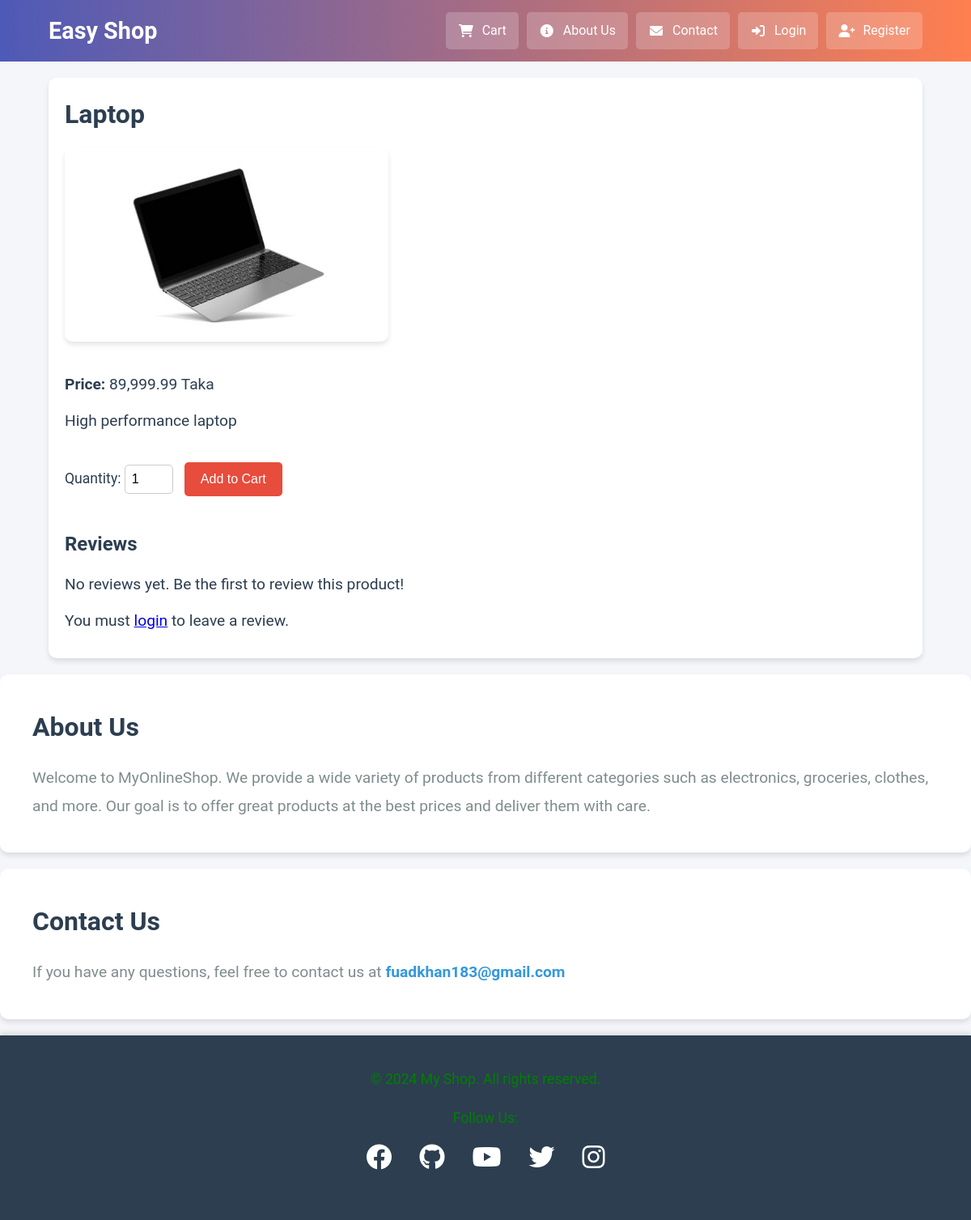
The app's page /product_details.php?product_id=2 with its own data.
### tables this page shows
CREATE TABLE IF NOT EXISTS `Products` (
  `product_id` INT AUTO_INCREMENT PRIMARY KEY,
  `name` VARCHAR(100) NOT NULL,
  `description` TEXT,
  `price` DECIMAL(10,2) NOT NULL,
  `image` VARCHAR(255),
  `category_id` INT,
  FOREIGN KEY (`category_id`) REFERENCES `Categories`(`category_id`)
);

### product_details.php (the view, shortened to what this page needs)
<?php
include('includes/db_connection.php');
$product_id = $_GET['product_id'];
$product_query = "SELECT * FROM Products WHERE product_id = $product_id";
$product_result = $conn->query($product_query);
$product = $product_result->fetch_assoc();
$reviews_query = "SELECT * FROM Reviews WHERE product_id = $product_id";
$reviews_result = $conn->query($reviews_query);
?>
<!DOCTYPE html>
<html lang="en">
<head>
    <link rel="stylesheet" href="css/product_details.css">
</head>
<body>
<?php include('includes/header.php'); ?>
<div class="product-details">
    <h2><?php echo $product['name']; ?></h2>
    <img src="images/<?php echo $product['image']; ?>" alt="<?php echo $product['name']; ?>">
    <p><strong>Price:</strong> <?php echo number_format($product['price'], 2); ?> Taka</p>
    <p><?php echo $product['description']; ?></p>
    <form action="product_details.php?product_id=<?php echo $product_id; ?>" method="POST">
        <label for="quantity">Quantity: </label>
        <input type="number" name="quantity" value="1" min="1" required>
        <button type="submit" name="add_to_cart">Add to Cart</button>
    </form>
<div class="reviews-box">
    <h3>Reviews</h3>
    <?php if ($reviews_result->num_rows > 0): ?>
        <ul>
            <?php while ($review = $reviews_result->fetch_assoc()): ?>
                <li>
                    <p class="rating">Rating: <?php echo $review['rating']; ?>/5</p>
                    <p><?php echo $review['review_text']; ?></p>
                </li>
            <?php endwhile; ?>
        </ul>
    <?php else: ?>
        <p class="no-reviews">No reviews yet. Be the first to review this product!</p>
    <?php endif; ?>
</div>
    <?php if (isset($_SESSION['user_id'])): ?>
        <h4>Leave a Review</h4>
        <form action="product_details.php?product_id=<?php echo $product_id; ?>" method="POST">
            <label for="rating">Rating: </label>
            <select name="rating" required>
                <option value="1">1</option>
                <option value="2">2</option>
                <option value="3">3</option>
                <option value="4">4</option>
                <option value="5">5</option>
            </select><br>
            <label for="review_text">Review: </label>
            <textarea name="review_text" required></textarea><br>
            <button type="submit" name="submit_review">Submit Review</button>
        </form>
    <?php else: ?>
        <p>You must <a href="login.php">login</a> to leave a review.</p>
    <?php endif; ?>
</div>
<?php include('includes/footer.php'); ?>
</body>
</html>

### includes/header.php (shortened to what this page needs)
<!DOCTYPE html>
<html lang="en">
<head>
    <link rel="stylesheet" href="css/header.css">
    <link rel="stylesheet" href="https://cdnjs.cloudflare.com/ajax/libs/font-awesome/6.4.0/css/all.min.css">
</head>
<body>
<header>
    <div class="logo">
        <h1><a href="index.php">Easy Shop</a></h1>
    </div>
    <nav class="nav-menu">
        <a href="cart.php" class="<?= strpos($_SERVER['REQUEST_URI'], 'cart.php') !== false ? 'active' : '' ?>">
            <i class="fas fa-shopping-cart"></i> <span class="nav-text">Cart</span>
        </a>
        <?php if (isset($_SESSION['user_id'])): ?>
            <a href="orders.php"><i class="fas fa-box"></i> <span class="nav-text">Your Orders</span></a>
            <a href="profile.php"><i class="fas fa-user"></i> <span class="nav-text">Profile</span></a>
            <a href="#about-us"><i class="fas fa-info-circle"></i> <span class="nav-text">About Us</span></a>
            <a href="#contact"><i class="fas fa-envelope"></i> <span class="nav-text">Contact</span></a>
            <a href="logout.php"><i class="fas fa-sign-out-alt"></i> <span class="nav-text">Logout</span></a>
        <?php else: ?>
            <a href="#about-us"><i class="fas fa-info-circle"></i> <span class="nav-text">About Us</span></a>
            <a href="#contact"><i class="fas fa-envelope"></i> <span class="nav-text">Contact</span></a>
            <a href="login.php"><i class="fas fa-sign-in-alt"></i> <span class="nav-text">Login</span></a>
            <a href="register.php"><i class="fas fa-user-plus"></i> <span class="nav-text">Register</span></a>
        <?php endif; ?>
    </nav>
</header>
</body>
</html>

### includes/footer.php (shortened to what this page needs)
<!DOCTYPE html>
<html lang="en">
<head>
    <link href="https://cdnjs.cloudflare.com/ajax/libs/font-awesome/6.0.0-beta3/css/all.min.css" rel="stylesheet">
    <link rel="stylesheet" href="css/footer.css">
</head>
<body>
    <section id="about-us">
        <h2>About Us</h2>
        <p>Welcome to MyOnlineShop. We provide a wide variety of products from different categories such as electronics, groceries, clothes, and more. Our goal is to offer great products at the best prices and deliver them with care.</p>
    </section>
    <section id="contact">
        <h2>Contact Us</h2>
        <p>If you have any questions, feel free to contact us at <a href="mailto:fuadkhan183@gmail.com">fuadkhan183@gmail.com</a></p>
    </section>
    <footer>
        <p>&copy; 2024 My Shop. All rights reserved.</p>
        <div class="social-media">
            <p>Follow Us:</p>
            <a href="https://www.facebook.com" target="_blank"><i class="fab fa-facebook"></i></a>
            <a href="https://github.com/Fuad-Khan" target="_blank"><i class="fab fa-github"></i></a>
            <a href="https://www.youtube.com" target="_blank"><i class="fab fa-youtube"></i></a>
            <a href="https://www.twitter.com" target="_blank"><i class="fab fa-twitter"></i></a>
            <a href="https://www.instagram.com" target="_blank"><i class="fab fa-instagram"></i></a>
        </div>
    </footer>
</body>
</html>

### css/product_details.css (style rules this page uses)
* { margin: 0; padding: 0; box-sizing: border-box; }
body { font-family: Arial, sans-serif; background: #f7f7f7; color: #333; }
.product-details { width: 90%; max-width: 1200px; margin: 20px auto; padding: 20px; background: #fff; border-radius: 10px; box-shadow: 0 4px 6px rgba(0, 0, 0, 0.1); }
.product-details h2 { font-size: 2rem; color: #2c3e50; margin-bottom: 15px; }
.product-details img { width: 100%; max-width: 400px; margin-bottom: 15px; border-radius: 10px; box-shadow: 0 4px 6px rgba(0, 0, 0, 0.1); }
.product-details p { font-size: 1.2rem; color: #2c3e50; margin-bottom: 10px; }
form { margin-top: 20px; }
form label { font-size: 1.1rem; color: #2c3e50; }
form input[type="number"] { padding: 8px; font-size: 1rem; border: 1px solid #ccc; border-radius: 5px; width: 60px; }
form button { padding: 10px 20px; background-color: #3498db; color: white; border: none; border-radius: 5px; cursor: pointer; margin-top: 10px; font-size: 1.1rem; }
p { color: green; font-size: 1.1rem; margin-top: 15px; }
button { padding: 10px 15px; background-color: #2ecc71; color: white; border: none; border-radius: 5px; cursor: pointer; font-size: 1rem; margin: 10px; }
.reviews-box { margin-top: 30px; }
.reviews-box h3 { font-size: 1.5rem; color: #2c3e50; margin-bottom: 15px; }
form button { padding: 12px 20px; background-color: #e74c3c; color: white; border: none; border-radius: 5px; cursor: pointer; font-size: 1rem; margin-top: 15px; }

### css/header.css (style rules this page uses)
header { background: linear-gradient(to right, #4e5ab7, #ff7f50); color: white; padding: 15px 5%; display: flex; justify-content: space-between; align-items: center; flex-wrap: wrap; position: relative; }
.logo h1 { font-size: 1.8rem; margin: 0; }
.logo h1 a { text-decoration: none; color: white; }
.nav-menu { display: flex; flex-direction: column; width: 100%; max-height: 0; overflow: hidden; transition: max-height 0.3s ease; position: absolute; top: 100%; left: 0; background: linear-gradient(to right, #4e5ab7, #ff7f50); z-index: 1000; }
.nav-menu a { color: white; text-decoration: none; padding: 12px 20px; display: flex; align-items: center; transition: all 0.3s ease; }
.nav-menu a i { margin-right: 10px; width: 20px; text-align: center; }
.nav-text { display: inline; }
@media (min-width: 769px) { .nav-menu { position: static; flex-direction: row; max-height: none; width: auto; background: transparent; justify-content: flex-end; gap: 10px; } }
@media (min-width: 769px) { .nav-menu a { padding: 10px 15px; border-radius: 5px; background-color: rgba(255, 255, 255, 0.2); } }

### css/footer.css (style rules this page uses)
* { margin: 0; padding: 0; box-sizing: border-box; }
body { font-family: 'Roboto', Arial, sans-serif; line-height: 1.6; background-color: #f4f6f9; color: #333; }
#about-us { background-color: #ffffff; padding: 40px; margin-bottom: 20px; border-radius: 10px; box-shadow: 0 4px 6px rgba(0, 0, 0, 0.1); transition: transform 0.3s ease; }
#about-us h2 { font-size: 2em; color: #2c3e50; margin-bottom: 20px; }
#about-us p { font-size: 1.2em; color: #7f8c8d; line-height: 1.8; }
#contact { background-color: #ffffff; padding: 40px; margin-bottom: 20px; border-radius: 10px; box-shadow: 0 4px 6px rgba(0, 0, 0, 0.1); }
#contact h2 { font-size: 2em; color: #2c3e50; margin-bottom: 20px; }
#contact p { font-size: 1.2em; color: #7f8c8d; line-height: 1.8; }
#contact a { color: #3498db; text-decoration: none; font-weight: bold; transition: color 0.3s ease, transform 0.2s ease; }
footer { background-color: #2c3e50; color: #fff; text-align: center; padding: 30px; position: relative; width: 100%; bottom: 0; box-shadow: 0 -4px 6px rgba(0, 0, 0, 0.1); }
footer p { margin: 10px 0; }
.social-media { margin: 20px 0; }
.social-media a { color: #fff; margin: 0 15px; text-decoration: none; font-size: 2em; transition: color 0.3s ease-in-out, transform 0.3s ease; }

### records on screen
products: name "Laptop", image (picture), price "89,999.99", description "High performance laptop"
